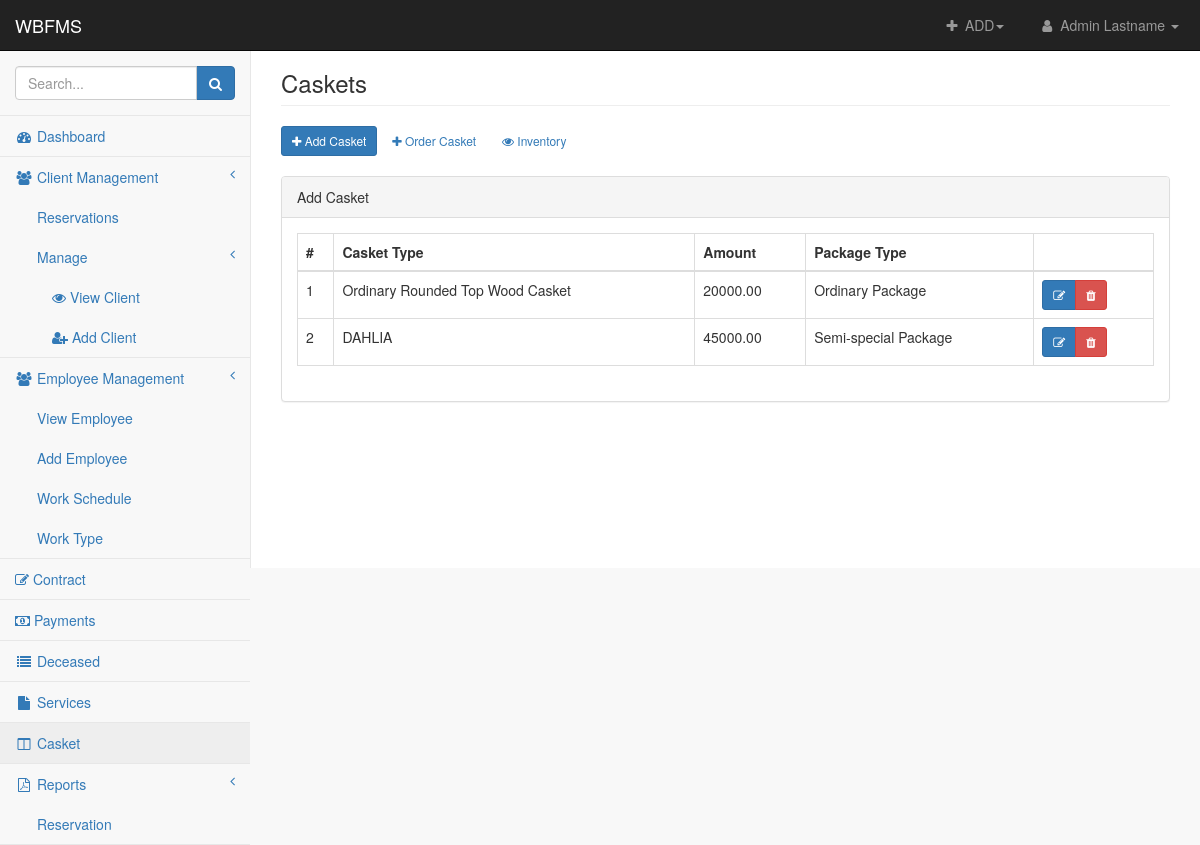
Before: /admin/casket.php (signed in) with the older database file.
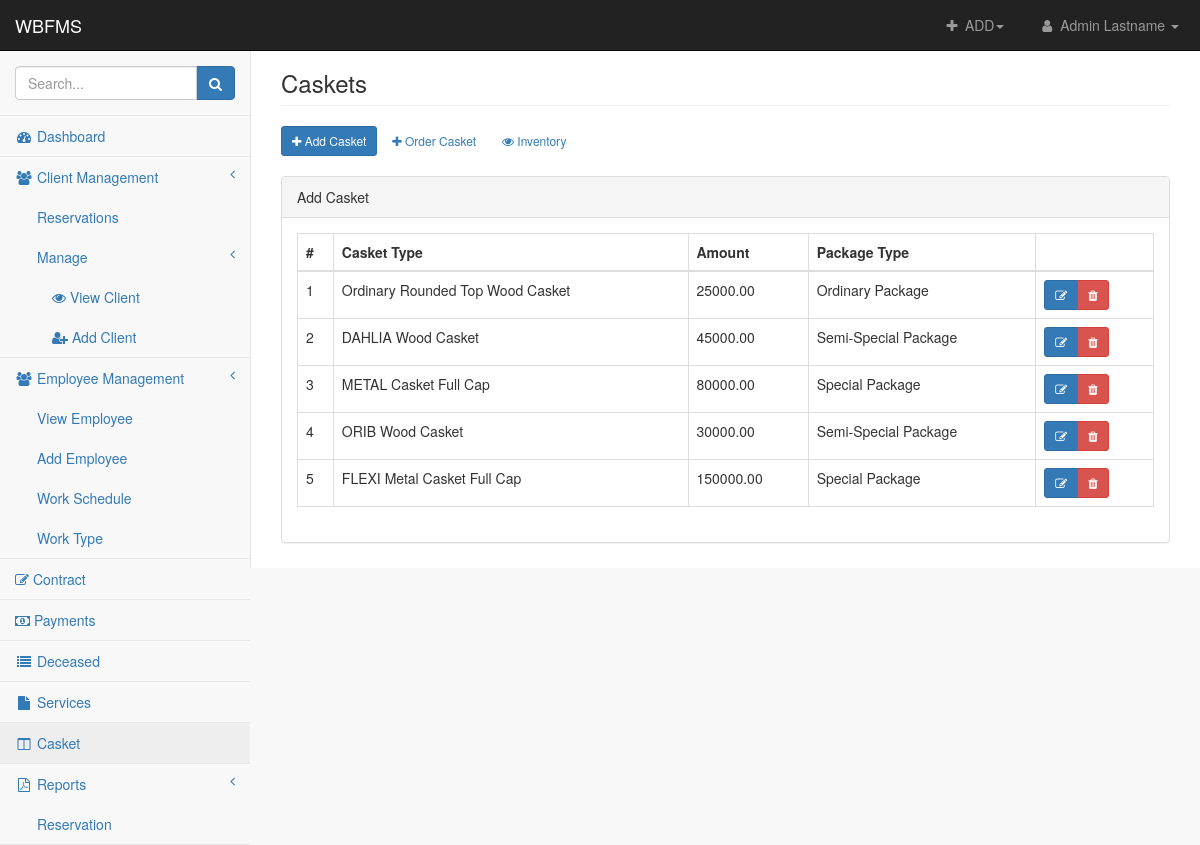
After: the same page with the newer database file.
### tables this page shows
CREATE TABLE `casket` (
  `casket_id` int(11) NOT NULL,
  `casket_type` text NOT NULL,
  `amount` double(10,2) NOT NULL,
  `service_id` int(11) NOT NULL
);

CREATE TABLE `service` (
  `service_id` int(11) NOT NULL,
  `service` text NOT NULL,
  `package_include` text NOT NULL
);

### admin/casket.php (the view, shortened to what the changed rows need)
<?php include 'includes/header.php' ?>
<body>
<div id="wrapper">
    <?php include 'includes/nav.php' ?>
    <div id="page-wrapper">
        <div class="container-fluid">
            <br>
            <div class="row">
                <div class="col-lg-12">
                    <div class="panel panel-default">
                        <div class="panel-body">
                            <div class="table-responsive">
                                <table class="table table-bordered table-hover" id="dataTables-example">
                                    <thead>
                                        <th>#</th>
                                        <th>Casket Type</th>
                                        <th>Amount</th>
                                        <th>Package Type</th>
                                        <th></th>
                                    </thead>
                                        <?php
                                            $select_casket = "SELECT * FROM casket LEFT JOIN service ON service.service_id = casket.service_id";
                                            $query = $conn->query($select_casket);
                                            $no=1;
                                            while($row = $query->fetch_assoc()) { ?>
                                                <tr>
                                                    <td><?php echo $no; ?></td>
                                                    <td><?php echo $row['casket_type']; ?></td>
                                                    <td><?php echo $row['amount']; ?></td>
                                                    <td><?php echo $row['service']; ?></td>
                                                    <td>
                                                        <div class="btn-group btn-group-sm">
                                                            <button class="edit-casket btn btn-primary btn-sm" data-id="<?php echo $row['casket_id']; ?>"><i class="fa fa-edit"></i> </button>
                                                            <button class="delete-casket  btn btn-danger btn-sm" data-id="<?php echo $row['casket_id']; ?>"><i class="fa fa-trash"></i> </button>
														</div>
                                                    </td>
                                                </tr>
                                             <?php $no++; }
                                        ?>
                                </table>
                            </div>
                        </div>
                    </div>
                </div>
            </div>
        </div>
    </div>
    </div>
</body>
</html>

Changed rows visible on the page:
changed casket "Ordinary Rounded Top Wood Casket": amount "20000.00" → "25000.00"
changed casket: casket_type "DAHLIA" → "DAHLIA Wood Casket"; service.service "Semi-special Package" → "Semi-Special Package"
added casket: casket_type "METAL Casket Full Cap", amount "80000.00", service.service "Special Package"
added casket: casket_type "ORIB Wood Casket", amount "30000.00", service.service "Semi-Special Package"
added casket: casket_type "FLEXI Metal Casket Full Cap", amount "150000.00", service.service "Special Package"
